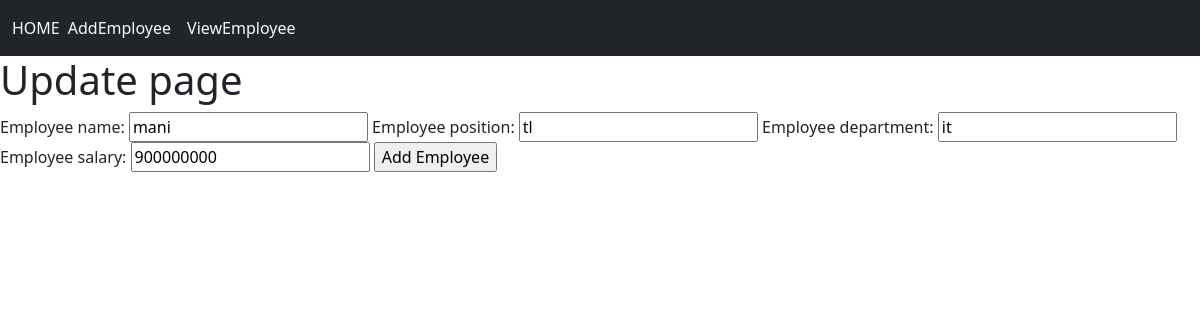
The page /main/Employees/update/5/ on the database its author committed.
### app/models.py (models this page shows, shortened)
class Employee(models.Model):
    Employee_name = models.CharField(max_length=200, null=True)
    Employee_position = models.CharField(max_length=200, null= True)
    Employee_department = models.CharField(max_length=200)
    Employee_salary = models.IntegerField()

### app/views.py (the view)
# urls.py: path('Employees/update/<int:id>/',Employee_update, name='Employee_update'),
def Employee_update(request, id):
    selected_Employee = Employee.objects.get(id=id)
    context = {
        'Employee_update': Employee_Form(instance=selected_Employee)
    }
    if request.method == "POST":
        employee = Employee_Form(request.POST,instance=selected_Employee)
        if employee.is_valid():
            employee.save()
            return redirect('/viewEmployeeData/')
    return render(request, 'updateEmp.html', context)

### app/forms.py
class Employee_Form(ModelForm):
    class Meta:
        model = Employee
        fields = '__all__'

### Frontend/templates/updateEmp.html (shortened to what this page needs)
{% extends 'base.html' %}
{% block content %}
 <h1> Update page</h1>
 <form action="" method="POST">
    {{ Employee_update }}
    <input type="submit" value="Add Employee">
 </form>
{% endblock %}

### rows shown on the page
Employee: Employee_name "mani", Employee_position "tl", Employee_department "it", Employee_salary "900000000"
